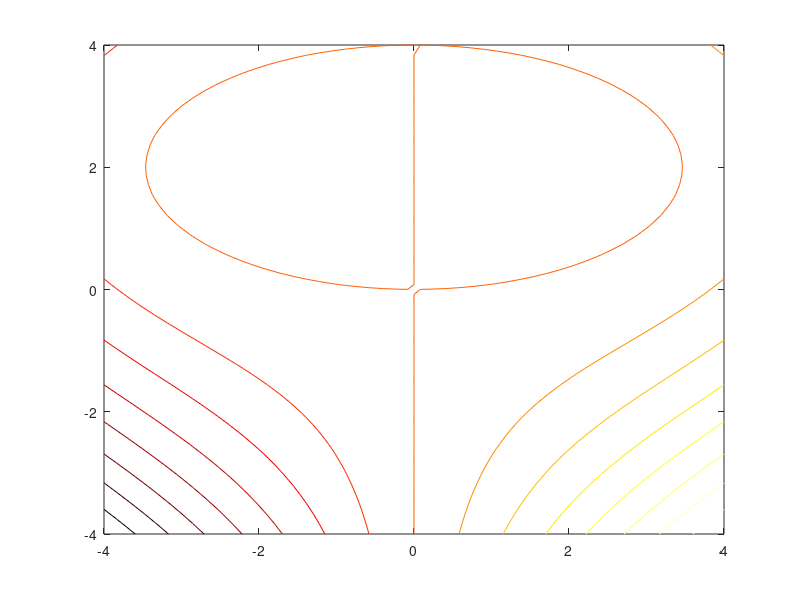

Write the MATLAB code that produced this figure.
xi = linspace(-4, 4, 50);
yi = linspace(-4, 4, 50);

[xxi, yyi] = meshgrid(xi, yi);
zzi = 0.333*xxi.^3 + xxi.*yyi.^2 - 4*xxi.*yyi + 1;

mesh(xxi, yyi, zzi);
xlabel('eixo x');
ylabel('eixo y');

colormap hot;

contour(xxi, yyi, zzi, 15);
colormap hot;
